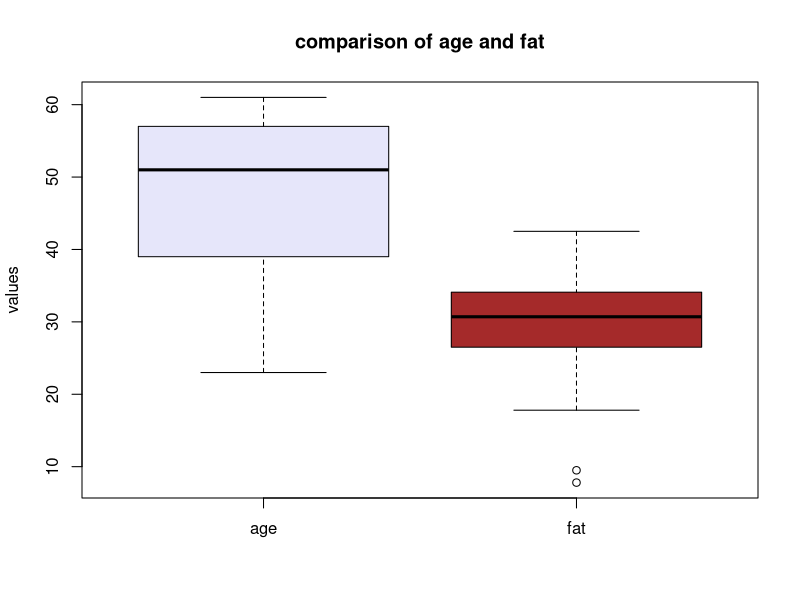
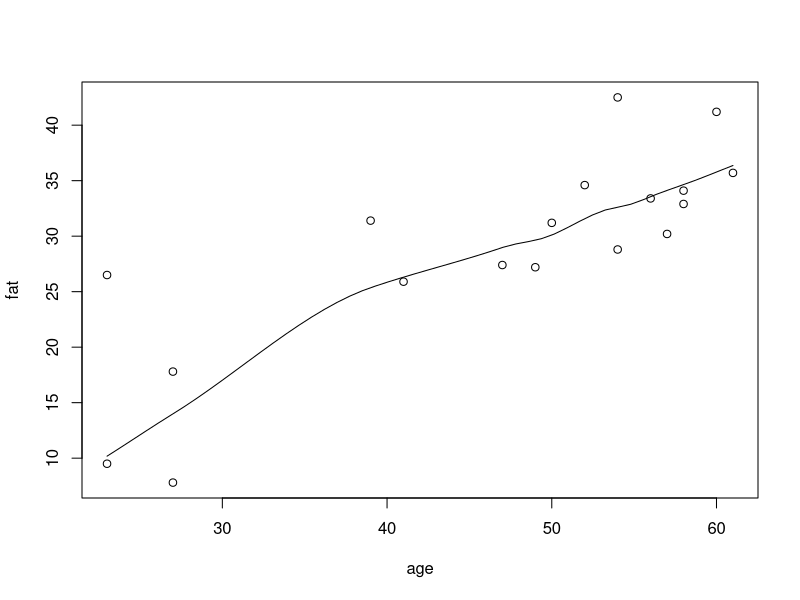
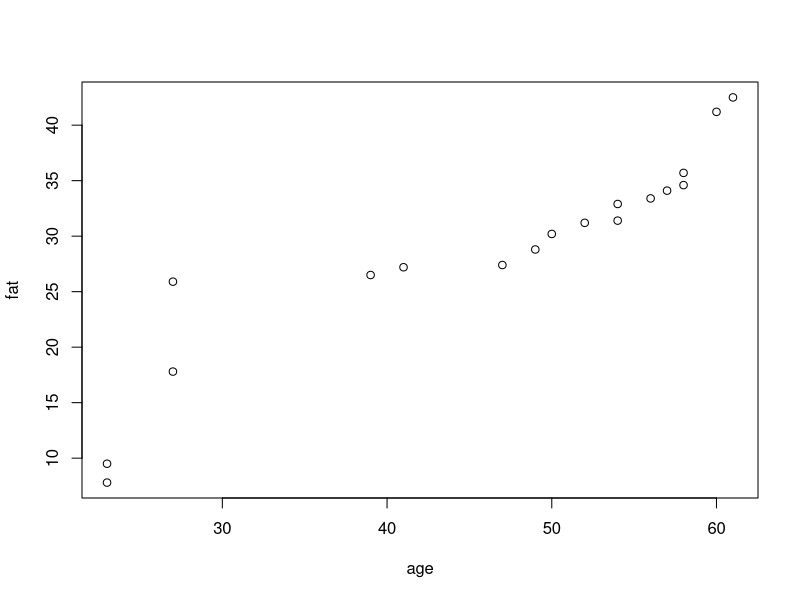

Recreate these plots in R, in order.
age<-c(23,23,27,27,39,41,47,49,50,52,54,54,56,57,58,58,60,61)
fat<-c(9.5,26.5,7.8,17.8,31.4,25.9,27.4,27.2,31.2,34.6,42.5,28.8,33.4,30.2,34.1,32.9,41.2,35.7)
mean(age)
median(age)
sd(age)
mean(fat)
median(fat)
sd(fat)
#boxplot
boxplot(age,fat,
        names=c("age","fat"),
        main="comparison of age and fat",
        ylab="values",
        col=c("lavender","brown"))
#scatter plot
scatter.smooth(age,fat)
#qplot
qqplot(age,fat)
